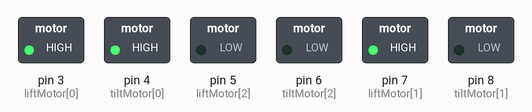
Recording of a sketch running on a simulated Arduino Uno, built with avr-gcc and run on an emulated ATmega328P. Parts: switched loads named in the sketch (green lamp = pin HIGH). What the sketch prints to the serial monitor is not drawn.

Above: at 0.05 s.
At 2.05 s:
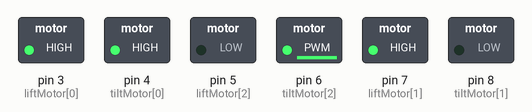
At 4.1 s:
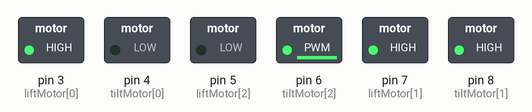
At 8.1 s:
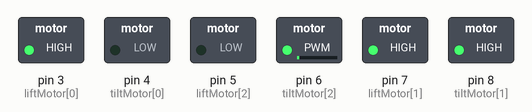
Timing chart, 0 to 10.6 s (numbered marks = the images above):
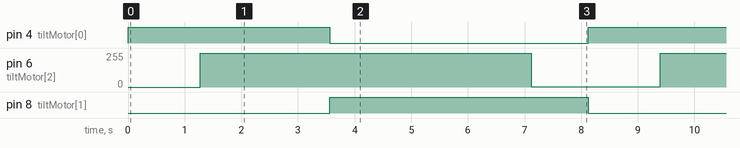

Measured:
- by itself, pin 4 (tiltMotor[0]): alternates HIGH for 3.6 s and LOW for 4.6 s
- by itself, pin 6 (tiltMotor[2]): alternates 254/255 for 5.8 s and 1/255 for 2.3 s
- by itself, pin 8 (tiltMotor[1]): alternates HIGH for 4.6 s and LOW for 3.6 s

The sketch:

small_motor_test.ino
```cpp
/*
This is a test sketch for the Adafruit assembled Motor Shield for Arduino v2
It won't work with v1.x motor shields! Only for the v2's with built in PWM
control

For use with the Adafruit Motor Shield v2
---->  http://www.adafruit.com/products/1438
*/

#include <Wire.h>

// Create the motor shield object with the default I2C address
//Adafruit_MotorShield AFMS = Adafruit_MotorShield();
// Or, create it with a different I2C address (say for stacking)
// Adafruit_MotorShield AFMS = Adafruit_MotorShield(0x61);

// Select which 'port' M1, M2, M3 or M4. In this case, M1
//Adafruit_DCMotor *myMotor = AFMS.getMotor(2);
// You can also make another motor on port M2
//Adafruit_DCMotor *myOtherMotor = AFMS.getMotor(2);

int tiltMotor[3] = {4, 8, 6};
int liftMotor[3] = {3, 7, 5};


void forward(int motor[3], int spd) {
    digitalWrite(motor[0], 1);
    digitalWrite(motor[1], 0);
    analogWrite(motor[2], spd);
}

void reverse(int motor[3], int spd) {
  digitalWrite(motor[0], 0);
  digitalWrite(motor[1], 1);
  analogWrite(motor[2], spd);
}

void coast(int motor[3]) {
  digitalWrite(motor[0], 1);
  digitalWrite(motor[1], 1);
}

void setup() {
  Serial.begin(9600);           // set up Serial library at 9600 bps
  for (int i = 0; i < 3; i ++) {
    pinMode(liftMotor[i], OUTPUT);
    pinMode(tiltMotor[i], OUTPUT);
  }
  coast(liftMotor);
  coast(tiltMotor);
}

void loop() {
  uint8_t i;

  Serial.print("tick");

  for (i=0; i<255; i++) {
    forward(tiltMotor, i);
    delay(5);
  }
  delay(1000);
  for (i=255; i!=0; i--) {
    forward(tiltMotor, i);
    delay(5);
  }

  Serial.print("tock");

  for (i=0; i<255; i++) {
    reverse(tiltMotor, i);
    delay(5);
  }
  delay(1000);
  for (i=255; i!=0; i--) {
    reverse(tiltMotor, i);
    delay(5);
  }

  Serial.print("tech");
  delay(1000);
  coast(tiltMotor);
}
```
